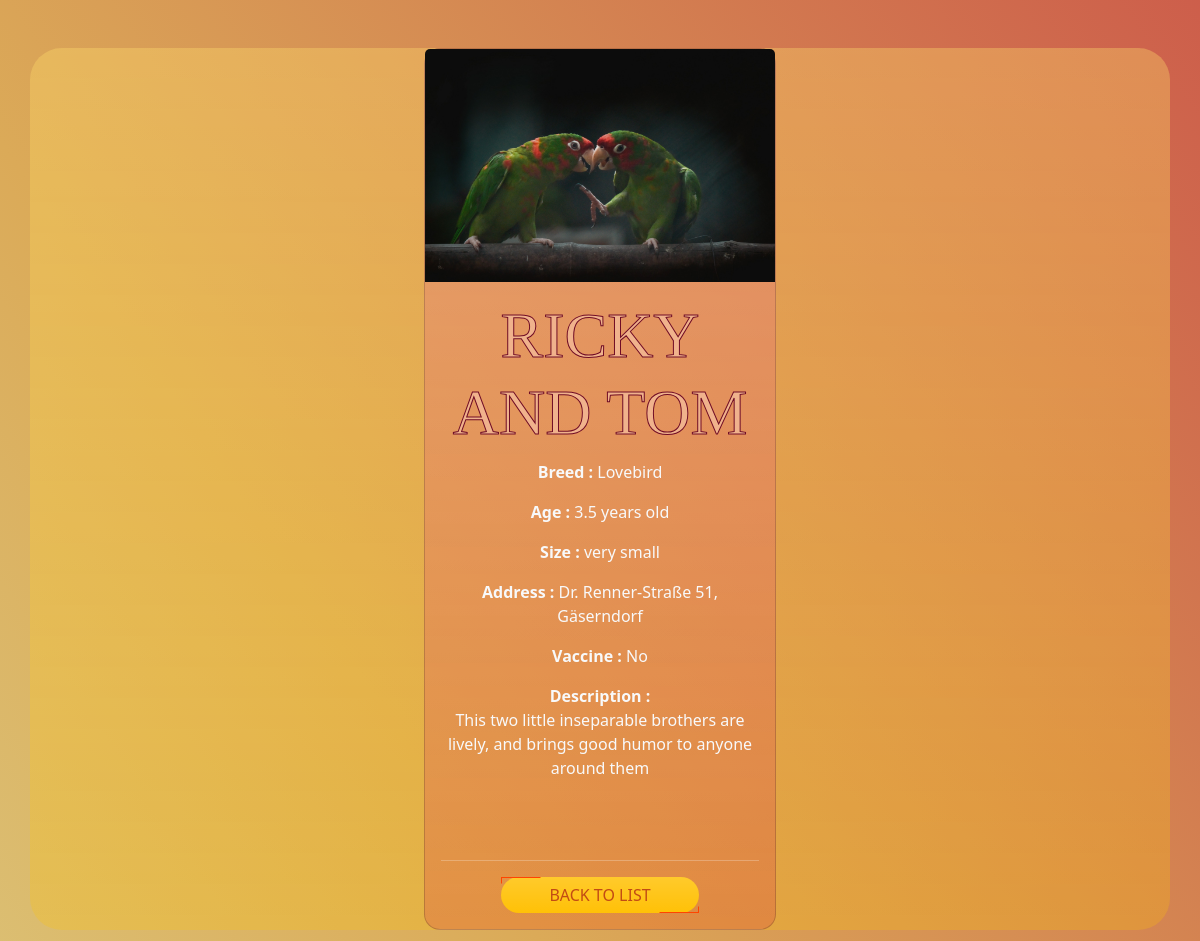
/admin/detailsAdm.php?id=2 (signed in), run on the app's committed database.
### tables this page shows
CREATE TABLE `animals` (
  `animalId` int(11) NOT NULL,
  `name` varchar(100) NOT NULL,
  `breed` varchar(50) NOT NULL,
  `image` varchar(255) DEFAULT NULL,
  `address_anim` varchar(100) NOT NULL,
  `description` text DEFAULT NULL,
  `size` varchar(10) NOT NULL,
  `age` decimal(2,1) DEFAULT NULL,
  `vaccinated` varchar(10) NOT NULL,
  `status_anim` varchar(15) NOT NULL
);

### admin/detailsAdm.php (the view, shortened to what this page needs)
<?php
require_once "../components/db_connect.php";
$id = $_GET['id'];
$sql = "SELECT * FROM `animals` WHERE animalId = {$id}";
$result = mysqli_query($connect, $sql);
$layout = '';
if (mysqli_num_rows($result) > 0) {
    $row = mysqli_fetch_assoc($result);
    $layout = "
    <div class ='text-center d-flex align-items-center my-5 px-5'>
        <div class='card mx-auto rounded-4 bg-danger bg-opacity-25 bg-gradient text-light' style='width: 22rem; height:auto'>
            <img src='../img/{$row['image']}' class='card-img-top' alt='image of {$row['name']}'>
            <div class='card-body'>
                <h5 class='card-title display-3'>{$row['name']}</h5>
                <p class='card-text'><strong>Breed : </strong>{$row['breed']}</p>
                 <p class='card-text'> <strong>Age :</strong> {$row['age']} years old</p>
                  <p class='card-text'><strong>Size : </strong>{$row['size']}</p>
                <p class='card-text'><strong>Address :</strong> {$row['address_anim']}</p>
                  <p class='card-text'><strong>Vaccine :</strong> {$row['vaccinated']}</p>
                <p class='card-text'><strong>Description :<br></strong> {$row['description']}</p>
                <br>
                <br>
                <hr>
                <div class = 'd-flex justify-content-around  text-center'>
                <br>
                <a href='dashboard.php' class='btn btn-warning bg-gradient border-danger rounded-5 border-3 px-5 mx-auto'>Back to list</a>
                 </div>
            </div>
        </div>
    </div>";
} else {
    echo "Dish n°{$id} not found.";
}
?>
<!DOCTYPE html>
<html lang="en">
<head>
    <link href="https://cdn.jsdelivr.net/npm/bootstrap@5.3.3/dist/css/bootstrap.min.css" rel="stylesheet">
    <link rel="stylesheet" href="/style.css">
</head>
<body>
    <div class="container mx-auto bg-warning bg-gradient bg-opacity-25 rounded-5" id="contDet">
        <?= $layout ?>
    </div>
</body>
</html>

### style.css (style rules this page uses)
* { margin: 0; padding: 0; }
h5 { font-family: 'Mocha'; color: #f0b28c !important; -webkit-text-stroke: #700d26 1px !important; text-transform: uppercase; font-size: 2rem; }
.btn { position: relative; color: #c24b14; border: none; text-transform: uppercase; z-index: 2; }
.btn:before, .btn:after { position: absolute; content: ""; width: 20%; height: 20%; border: 1px solid; z-index: -1; transition: all 0.3s ease; }
.btn:before { top: 0; left: 0; border-bottom-color: transparent; border-right-color: transparent; border-top-color: orangered; border-left-color: orangered; }
.btn:after { bottom: 0; right: 0; border-top-color: transparent; border-left-color: transparent; border-bottom-color: orangered; border-right-color: orangered; }
.card { height: 40rem; object-fit: co; }

### data on the page
animals: image (picture), name "RICKY AND TOM", breed "Lovebird", age "3.5", size "very small", address_anim "Dr. Renner-Straße 51, Gäserndorf", vaccinated "No", description "This two little inseparable brothers are lively, and brings good humor to anyone around them"
